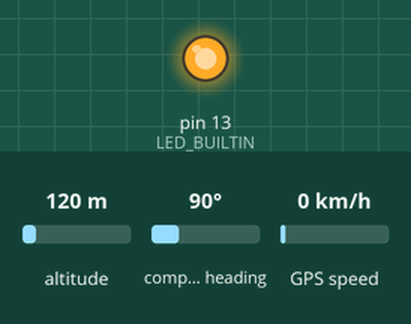
A sketch run on a simulated Arduino Mega 2560, built with avr-gcc and run on an emulated ATmega2560. Shown: output pins drawn as LEDs (lit = HIGH). Inputs (shaded band) come from the test bench; at power-on: altitude 120 m, compass heading 90°, GPS speed 0 km/h. The GPS gets a fix after 3 s at 37.7749, -122.4194 with 8 satellites; what the sketch prints to the serial monitor is not drawn.

Above: at 0.1 s.
At 35.1 s:
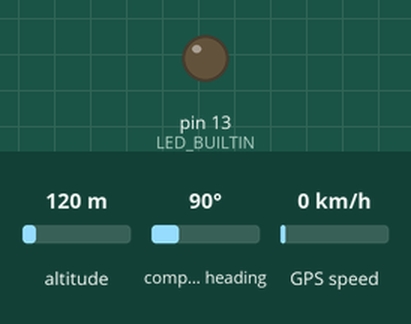
Timing chart, 0 to 36.6 s (numbered marks = the images above):
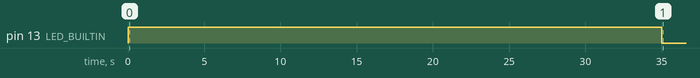

The sketch:

ArdGPStoGSM.ino
```cpp
#include <TinyGPSPlus.h>
/*
        GPS Print from NEO6M GPS Module, to be averaged and sent over Text when a SMS with a specific code is Received.
        Made by Vishesh Varma
*/
#define AVGSIZE 50
static const int RXPin = 4, TXPin = 3;
static const uint32_t GPSBaud = 4800;

// The TinyGPSPlus object
TinyGPSPlus gps;
double averageArrayX[AVGSIZE]={0};
double averageArrayY[AVGSIZE]={0};
double averageX=0;
double averageY=0;
bool startPrinting=false;
int iterator=0;
// The serial connection to the GPS device

void setup()
{
    pinMode(LED_BUILTIN, OUTPUT);
    digitalWrite(LED_BUILTIN, HIGH);
    delay(35000);
    digitalWrite(LED_BUILTIN, LOW);
  Serial.begin(115200);
  Serial1.begin(9600);
}

void loop()
{
  // This sketch displays information every time a new sentence is correctly encoded.
  while (Serial1.available() > 0)
    if (gps.encode(Serial1.read()))
        sendToAverage();
    //   displayInfo();

  if (millis() > 5000 && gps.charsProcessed() < 10)
  {
    Serial.println(F("No GPS detected: check wiring."));
    while(true);
  }
  if(startPrinting)
    Serial.print(averageX);
    Serial.print(F("/"));
    Serial.print(averageY);
}
void sendToAverage()
{
    if (gps.location.isValid())
    {
    averageArrayX[iterator]=gps.location.lat();
    averageArrayY[iterator]=gps.location.lng();
    iterator++;
    }
    if(iterator==AVGSIZE)
    {
        startPrinting=true;
        iterator=0;
        averageX=0;
        averageY=0;
        for(int j=0; j<AVGSIZE;j++){
            averageX+=averageArrayX[j];
            averageY+=averageArrayY[j];
        }
        averageX/=AVGSIZE;
        averageY/=AVGSIZE;
    }
}
void displayInfo()
{
  Serial.print(F("Location: "));
  if (gps.location.isValid())
  {
    Serial.print(gps.location.lat(), 6);
    Serial.print(F(","));
    Serial.print(gps.location.lng(), 6);
  }
  else
  {
    Serial.print(F("INVALID"));
  }

  Serial.print(F("  Date/Time: "));
  if (gps.date.isValid())
  {
    Serial.print(gps.date.month());
    Serial.print(F("/"));
    Serial.print(gps.date.day());
    Serial.print(F("/"));
    Serial.print(gps.date.year());
  }
  else
  {
    Serial.print(F("INVALID"));
  }

  Serial.print(F(" "));
  if (gps.time.isValid())
  {
    if (gps.time.hour() < 10) Serial.print(F("0"));
    Serial.print(gps.time.hour());
    Serial.print(F(":"));
    if (gps.time.minute() < 10) Serial.print(F("0"));
    Serial.print(gps.time.minute());
    Serial.print(F(":"));
    if (gps.time.second() < 10) Serial.print(F("0"));
    Serial.print(gps.time.second());
    Serial.print(F("."));
    if (gps.time.centisecond() < 10) Serial.print(F("0"));
    Serial.print(gps.time.centisecond());
  }
  else
  {
    Serial.print(F("INVALID"));
  }

  Serial.println();
}
```
